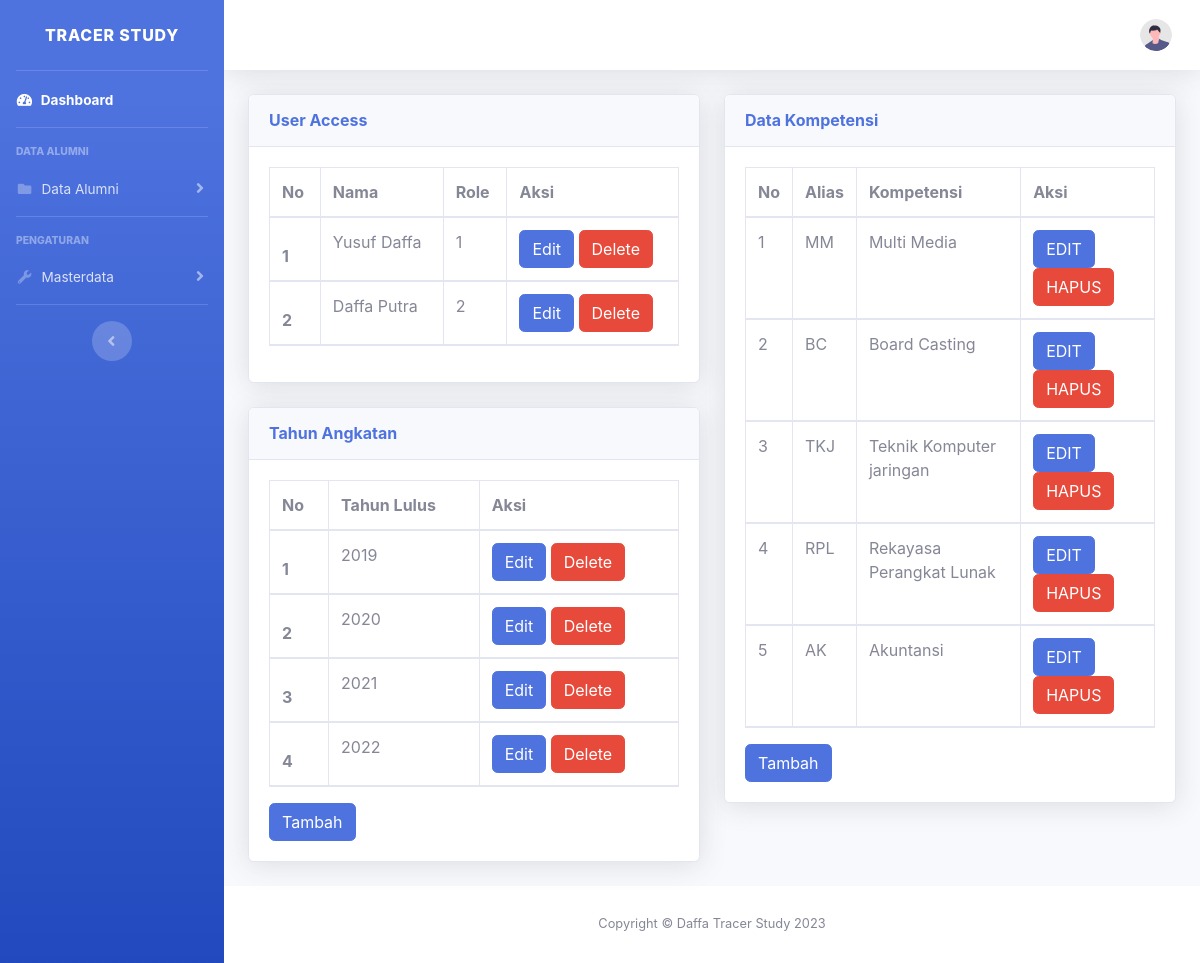
/index.php/c_yusuf_admin/masterdata, run on the app's committed database.
### tables this page shows
CREATE TABLE `user` (
  `id` int(11) NOT NULL,
  `name` varchar(128) NOT NULL,
  `email` varchar(128) NOT NULL,
  `image` varchar(128) NOT NULL,
  `password` varchar(256) NOT NULL,
  `role_id` int(11) NOT NULL,
  `is_active` int(1) NOT NULL,
  `data_created` int(11) NOT NULL
);

CREATE TABLE `angkatan` (
  `angkatan_id` int(11) NOT NULL,
  `angkatan_tahun` varchar(4) NOT NULL
);

CREATE TABLE `kompetensi` (
  `id` int(11) NOT NULL,
  `alias` varchar(5) NOT NULL,
  `kompetensi` varchar(128) NOT NULL
);

### application/controllers/c_yusuf_admin.php (called while the page is built, shortened)
<?php
class c_yusuf_admin extends CI_Controller
{
    public function __construct()
    {
        $this->load->library('form_validation');
    }
    public function masterdata()
    {
        $data['title'] = 'Tracer Study Masterdata Page';
        $data['user'] = $this->db->get_where('user',['email' => $this->session->userdata('email')])->row_array();
        $data['kompetensi'] = $this->db->get('kompetensi')->result_array();
        $data['sidebar']=$this->db->get('angkatan')->result_array();
        $data['user_access'] = $this->db->get('user')->result_array();
        $data['angkatan'] = $this->db->get('angkatan')->result_array();
        $this->load->view('templates/v_yusuf_header', $data);
        $this->load->view('templates/v_yusuf_sidebar', $data);
        $this->load->view('templates/v_yusuf_topbar', $data);
        $this->load->view('masterdata/v_yusuf_masterdata', $data);
        $this->load->view('templates/v_yusuf_footer',$data);
    }
}

### index.php (called while the page is built, shortened)
<?php
require_once BASEPATH.'core/CodeIgniter.php';

### application/views/masterdata/v_yusuf_masterdata.php (the view, shortened to what this page needs)
<div class="container-fluid">
    <div class="row">
    <div class="col-md-6">
        <div class="card shadow mb-4">
            <div class="card-header py-3">
                <h6 class="m-0 font-weight-bold text-primary">User Access</h6>
            </div>
            <div class="card-body">
                <div class="table-responsive">
                    <table class="table table-bordered" id="" width="100%" cellspacing="0">
                        <thead>
                            <th>No</th>
                            <th>Nama</th>
                            <th>Role</th>
                            <th>Aksi</th>
                            <?php $i = 1 ?>
                            <?php foreach ($user_access as $kp) : ?>
                                <tr>
                                    <th><?= $i ?></th>
                                    <td><?= $kp['name']?></td>
                                    <td><?= $kp['role_id']?></td>
                                    <td><button type="button" class="btn btn-primary" data-toggle="modal" data-target="#edit_u_modal<?php echo $kp['id'] ?>"> Edit</button>
                                    <a class="btn btn-danger" href="<?= base_url('c_yusuf_admin/useracces_delete/') . $kp['id']; ?>"
                                    onclick="return confirm('Apakah Anda Yakin?');">Delete</a></td>
                                </tr>
                            <?php $i++; endforeach ?>
                        </thead>
                    </table>
                </div>
            </div>
        </div>
        <div class="card shadow mb-4">
            <div class="card-header py-3">
                <h6 class="m-0 font-weight-bold text-primary">Tahun Angkatan</h6>
            </div>
            <div class="card-body">
            <div class="table-responsive">
                    <table class="table table-bordered" id="" width="100%" cellspacing="0">
                        <thead>
                            <th>No</th>
                            <th>Tahun Lulus</th>
                            <th>Aksi</th>
                            <?php $i = 1 ?>
                            <?php foreach ($angkatan as $kp) : ?>
                                <tr>
                                    <th><?= $i ?></th>
                                    <td><?= $kp['angkatan_tahun']?></td>
                                    <td><button type="button" class="btn btn-primary" data-toggle="modal" data-target="#edit_ak_modal<?php echo $kp['angkatan_id'] ?>"> Edit</button>
                                    <a class="btn btn-danger" href="<?= base_url('c_yusuf_admin/angkatan_delete/') . $kp['angkatan_id']; ?>"
                                    onclick="return confirm('Apakah Anda Yakin?');">Delete</a></td>
                                </tr>
                            <?php $i++; endforeach ?>
                        </thead>
                    </table>
                    <button type="button" class="btn btn-primary" data-toggle="modal" data-target="#tambah_angkatan">Tambah
                    </button>
                </div>
            </div>
        </div>
        </div>
        <div class="col-md-6">
        <div class="card shadow mb-4">
            <div class="card-header py-3">
                <h6 class="m-0 font-weight-bold text-primary">Data Kompetensi</h6>
            </div>
            <div class="card-body">
                <div class="table-responsive">
                    <table class="table table-bordered" id="" width="100%" cellspacing="0">
                        <thead>
                            <th>No</th>
                            <th>Alias</th>
                            <th>Kompetensi</th>
                            <th>Aksi</th>
                            <?php $i = 1 ?>
                            <?php foreach ($kompetensi as $kp) : ?>
                                <tr>
                                    <td><?= $i ?></td>
                                    <td><?= $kp['alias']?></td>
                                    <td><?= $kp['kompetensi']?></td>
                                    <td>
                                        <button type="button" class="btn btn-primary" data-toggle="modal" data-target="#edit_kp_Modal<?php echo $i?>">EDIT</button>
                                        <a class="btn btn-danger" href="<?= base_url('c_yusuf_admin/deletekompetensi/').$kp['id']; ?>"
                                        onclick="return confirm('Apakah Anda Yakin?');">HAPUS</a>
                                    </td>
                                </tr>
                            <?php $i++; endforeach?>
                        </thead>
                    </table>
                        <button type="button" class="btn btn-primary" data-toggle="modal" data-target="#tambahData">Tambah</button>
                </div>
            </div>
        </div>
</div>
</div>
</div>
</div>

### application/views/templates/v_yusuf_header.php (shortened to what this page needs)
<!DOCTYPE html>
<html lang="en">
<head>
    <link href="<?= base_url("assets/vendor/fontawesome-free/css/all.min.css"); ?>" rel="stylesheet" type="text/css">
    <link href="<?= base_url("assets/css/sb-admin-2.min.css"); ?>" rel="stylesheet">
    <link href="<?= base_url('vendor/vendor/datatables/dataTables.bootstrap4.min.css'); ?>" rel="stylesheet">
</head>
<body id="page-top">
    <div id="wrapper">

### application/views/templates/v_yusuf_sidebar.php (shortened to what this page needs)
<ul class="navbar-nav bg-gradient-primary sidebar sidebar-dark accordion" id="accordionSidebar">
    <a class="sidebar-brand d-flex align-items-center justify-content-center" href="<?php echo base_url('c_yusuf_admin/index'); ?>">
        <div class="sidebar-brand-text mx-3">Tracer Study</div>
    </a>
    <hr class="sidebar-divider my-0">
    <li class="nav-item active">
        <a class="nav-link" href="<?php echo base_url('c_yusuf_admin/index'); ?>">
            <i class="fas fa-fw fa-tachometer-alt"></i>
            <span>Dashboard</span></a>
    </li>
    <hr class="sidebar-divider">
    <div class="sidebar-heading">
        Data Alumni
    </div>
    <li class="nav-item">
        <a class="nav-link collapsed" href="#" data-toggle="collapse" data-target="#collapseUtilities" aria-expanded="true" aria-controls="collapseUtilities">
            <i class="fas fa-fw fa-folder"></i>
            <span>Data Alumni</span>
        </a>
    </li>
    <hr class="sidebar-divider">
    <div class="sidebar-heading">
        Pengaturan
    </div>
    <li class="nav-item">
        <a class="nav-link collapsed" href="#" data-toggle="collapse" data-target="#collapsePages" aria-expanded="true" aria-controls="collapsePages">
            <i class="fas fa-fw fa-wrench"></i>
            <span>Masterdata</span>
        </a>
    </li>
    <hr class="sidebar-divider d-none d-md-block">
    <div class="text-center d-none d-md-inline">
        <button class="rounded-circle border-0" id="sidebarToggle"></button>
    </div>
</ul>

### application/views/templates/v_yusuf_topbar.php (shortened to what this page needs)
<div id="content-wrapper" class="d-flex flex-column">
    <div id="content">
        <nav class="navbar navbar-expand navbar-light bg-white topbar mb-4 static-top shadow">
            <ul class="navbar-nav ml-auto">
                <li class="nav-item dropdown no-arrow">
                    <a class="nav-link dropdown-toggle" href="#" id="userDropdown" role="button"
                        data-toggle="dropdown" aria-haspopup="true" aria-expanded="false">
                        <img class="img-profile rounded-circle"
                            src="<?= base_url("vendor/img/undraw_profile.svg")?>">
                    </a>
                </li>
            </ul>
        </nav>

### application/views/templates/v_yusuf_footer.php (shortened to what this page needs)
<footer class="sticky-footer bg-white">
                <div class="container my-auto">
                    <div class="copyright text-center my-auto">
                        <span>Copyright &copy; Daffa Tracer Study <?= date('Y');?> </span>
                    </div>
                </div>
            </footer>
        </div>
    </div>
</body>
</html>

### data on the page
user: name "Yusuf Daffa", role "1"
user: name "Daffa Putra", role "2"
angkatan: angkatan_tahun "2019"
angkatan: angkatan_tahun "2020"
angkatan: angkatan_tahun "2021"
angkatan: angkatan_tahun "2022"
kompetensi: alias "MM", kompetensi "Multi Media"
kompetensi: alias "BC", kompetensi "Board Casting"
kompetensi: alias "TKJ", kompetensi "Teknik Komputer jaringan"
kompetensi: alias "RPL", kompetensi "Rekayasa Perangkat Lunak"
kompetensi: alias "AK", kompetensi "Akuntansi"
